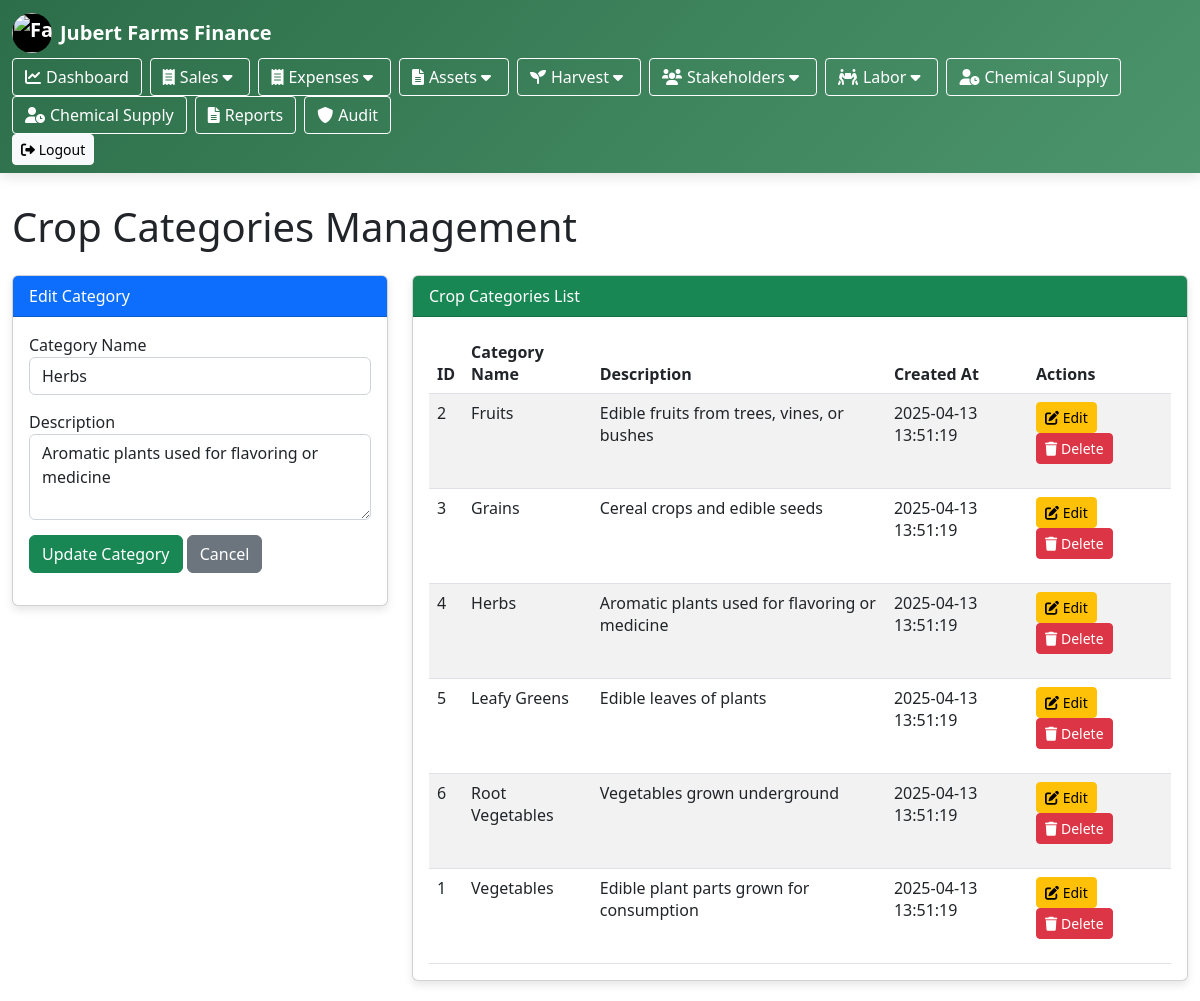
/crop_category.php?edit_id=4, run on the app's committed database.
### tables this page shows
CREATE TABLE IF NOT EXISTS crop_categories (
    category_id INT AUTO_INCREMENT PRIMARY KEY,
    category_name VARCHAR(50) NOT NULL UNIQUE,
    description TEXT,
    created_at TIMESTAMP DEFAULT CURRENT_TIMESTAMP
);

### crop_category.php (the view, shortened to what this page needs)
<?php
include 'config/db.php';
require_once 'views/header.php';
$edit_category = null;
if (isset($_GET['edit_id'])) {
    $edit_id = mysqli_real_escape_string($conn, $_GET['edit_id']);
    $result = $conn->query("SELECT * FROM crop_categories WHERE category_id=$edit_id");
    if ($result->num_rows > 0) {
        $edit_category = $result->fetch_assoc();
    }
}
$sql = "SELECT * FROM crop_categories ORDER BY category_name";
$result = $conn->query($sql);
?>
<!DOCTYPE html>
<html lang="en">
<head>
    <link rel="stylesheet" href="https://cdn.jsdelivr.net/npm/bootstrap@5.2.3/dist/css/bootstrap.min.css">
    <link rel="stylesheet" href="https://cdnjs.cloudflare.com/ajax/libs/font-awesome/6.0.0/css/all.min.css">
</head>
<body>
    <div class="container">
        <h1 class="mb-4">Crop Categories Management</h1>
        <div class="row">
            <div class="col-md-4">
                <div class="card">
                    <div class="card-header bg-primary text-white">
                        <?php echo $edit_category ? 'Edit Category' : 'Add New Category'; ?>
                    </div>
                    <div class="card-body">
                        <form method="POST">
                            <div class="form-group">
                                <label for="category_name">Category Name</label>
                                <input type="text" class="form-control" id="category_name" name="category_name"
                                       value="<?php echo $edit_category ? $edit_category['category_name'] : ''; ?>" required>
                            </div>
                            <div class="form-group">
                                <label for="description">Description</label>
                                <textarea class="form-control" id="description" name="description" rows="3"><?php echo $edit_category ? $edit_category['description'] : ''; ?></textarea>
                            </div>
                            <?php if ($edit_category): ?>
                                <button type="submit" name="update_category" class="btn btn-success">Update Category</button>
                                <a href="crop_categories.php" class="btn btn-secondary">Cancel</a>
                            <?php else: ?>
                                <button type="submit" name="add_category" class="btn btn-primary">Add Category</button>
                            <?php endif; ?>
                        </form>
                    </div>
                </div>
            </div>
            <div class="col-md-8">
                <div class="card">
                    <div class="card-header bg-success text-white">
                        Crop Categories List
                    </div>
                    <div class="card-body">
                        <?php if ($result->num_rows > 0): ?>
                            <div class="table-responsive">
                                <table class="table table-striped table-hover">
                                    <thead>
                                        <tr>
                                            <th>ID</th>
                                            <th>Category Name</th>
                                            <th>Description</th>
                                            <th>Created At</th>
                                            <th>Actions</th>
                                        </tr>
                                    </thead>
                                    <tbody>
                                        <?php while ($row = $result->fetch_assoc()): ?>
                                            <tr>
                                                <td><?php echo $row['category_id']; ?></td>
                                                <td><?php echo htmlspecialchars($row['category_name']); ?></td>
                                                <td><?php echo htmlspecialchars($row['description']); ?></td>
                                                <td><?php echo $row['created_at']; ?></td>
                                                <td>
                                                    <a href="?edit_id=<?php echo $row['category_id']; ?>" class="btn btn-sm btn-warning btn-action">
                                                        <i class="fas fa-edit"></i> Edit
                                                    </a>
                                                    <form method="POST" style="display: inline-block;" onsubmit="return confirm('Are you sure you want to delete this category?');">
                                                        <button type="submit" name="delete_category" class="btn btn-sm btn-danger btn-action">
                                                            <i class="fas fa-trash"></i> Delete
                                                        </button>
                                                    </form>
                                                </td>
                                            </tr>
                                        <?php endwhile; ?>
                                    </tbody>
                                </table>
                            </div>
                        <?php else: ?>
                            <p class="text-center">No crop categories found. Add your first category using the form.</p>
                        <?php endif; ?>
                    </div>
                </div>
            </div>
        </div>
    </div>
</body>
</html>

### views/header.php (style rules this page uses)
:root { --primary-color: #2c6e49; --secondary-color: #4c956c; --accent-color: #fefee3; --light-color: #f0f3f5; --dark-color: #1a3a1a; }

### crop_category.php (style rules this page uses)
.container { max-width: 1200px; margin-top: 30px; }
.card { margin-bottom: 20px; box-shadow: 0 4px 8px rgba(0,0,0,0.1); }
.table { margin-bottom: 0; }
.form-group { margin-bottom: 15px; }
.btn-action { margin-right: 5px; }

### data on the page
crop_categories: category_name "Herbs", description "Aromatic plants used for flavoring or medicine", category_id "4", created_at "2025-04-13 13:51:19"
crop_categories: category_id "2", category_name "Fruits", description "Edible fruits from trees, vines, or bushes", created_at "2025-04-13 13:51:19"
crop_categories: category_id "3", category_name "Grains", description "Cereal crops and edible seeds", created_at "2025-04-13 13:51:19"
crop_categories: category_id "5", category_name "Leafy Greens", description "Edible leaves of plants", created_at "2025-04-13 13:51:19"
crop_categories: category_id "6", category_name "Root Vegetables", description "Vegetables grown underground", created_at "2025-04-13 13:51:19"
crop_categories: category_id "1", category_name "Vegetables", description "Edible plant parts grown for consumption", created_at "2025-04-13 13:51:19"
